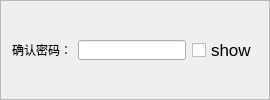
                         <widget class="QFrame" name="frame_14">
                          <property name="styleSheet">
                           <string notr="true">#frame_14{
border: 1px solid #696969;
border-radius: 5px;
}</string>
                          </property>
                          <property name="frameShape">
                           <enum>QFrame::StyledPanel</enum>
                          </property>
                          <property name="frameShadow">
                           <enum>QFrame::Raised</enum>
                          </property>
                          <layout class="QHBoxLayout" name="horizontalLayout_43">
                           <item>
                            <layout class="QHBoxLayout" name="horizontalLayout_44" stretch="1,7,1">
                             <item>
                              <widget class="QLabel" name="label_12">
                               <property name="minimumSize">
                                <size>
                                 <width>0</width>
                                 <height>0</height>
                                </size>
                               </property>
                               <property name="styleSheet">
                                <string notr="true">#label{
	border-image: url(:/r2.png);
}</string>
                               </property>
                               <property name="text">
                                <string>确认密码：</string>
                               </property>
                              </widget>
                             </item>
                             <item>
                              <widget class="QLineEdit" name="lineEdit">
                               <property name="maximumSize">
                                <size>
                                 <width>16777215</width>
                                 <height>20</height>
                                </size>
                               </property>
                              </widget>
                             </item>
                             <item>
                              <widget class="QCheckBox" name="showBox">
                               <property name="sizePolicy">
                                <sizepolicy hsizetype="Preferred" vsizetype="Preferred">
                                 <horstretch>0</horstretch>
                                 <verstretch>0</verstretch>
                                </sizepolicy>
                               </property>
                               <property name="font">
                                <font>
                                 <family>.AppleSystemUIFont</family>
                                 <pointsize>13</pointsize>
                                 <italic>false</italic>
                                 <bold>false</bold>
                                 <kerning>true</kerning>
                                </font>
                               </property>
                               <property name="text">
                                <string>show</string>
                               </property>
                              </widget>
                             </item>
                            </layout>
                           </item>
                          </layout>
                         </widget>
